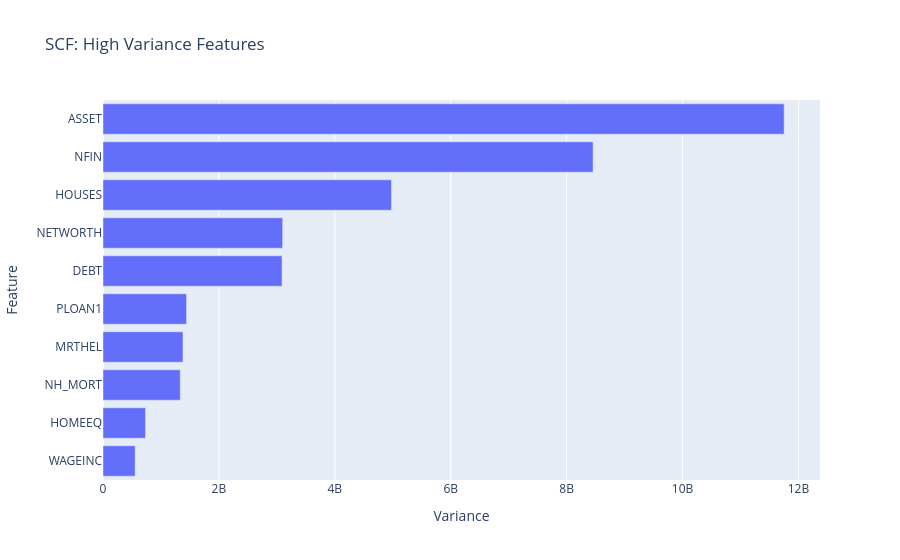

Notebook cell for this chart:
### Markdown cell above
**Task 6.3.6:** Use plotly express to create a horizontal bar chart of `top_ten_trim_var`. Be sure to label your x-axis `"Trimmed Variance"`, the y-axis `"Feature"`, and use the title `"SCF: High Variance Features"`.

- [What's a bar chart?](../%40textbook/07-visualization-pandas.ipynb#Bar-Charts)
- [Create a bar chart using plotly express.](../%40textbook/08-visualization-plotly.ipynb#Bar-Chart)

### Code cell
# Create horizontal bar chart of `top_ten_trim_var`
# Create horizontal bar chart of `top_ten_var`
fig = px.bar(
    x=top_ten_trim_var,
    y=top_ten_trim_var.index,
    title="SCF: High Variance Features"
)

fig.update_layout(xaxis_title="Variance", yaxis_title="Feature")
fig.show()

### Figure 1 — Plotly figure (JSON) as saved in the notebook; plotly's stock layout.template omitted (floating-point values rounded to 4 significant figures)
{"data": [{"alignmentgroup": "True", "hovertemplate": "x=%{x}<br>y=%{y}<extra></extra>", "legendgroup": "", "marker": {"color": "#636efa", "pattern": {"shape": ""}}, "name": "", "offsetgroup": "", "orientation": "h", "showlegend": false, "textposition": "auto", "type": "bar", "x": [555100000.0, 733800000.0, 1333000000.0, 1380000000.0, 1442000000.0, 3090000000.0, 3100000000.0, 4979000000.0, 8456000000.0, 11750000000.0], "xaxis": "x", "y": ["WAGEINC", "HOMEEQ", "NH_MORT", "MRTHEL", "PLOAN1", "DEBT", "NETWORTH", "HOUSES", "NFIN", "ASSET"], "yaxis": "y"}], "layout": {"barmode": "relative", "legend": {"tracegroupgap": 0}, "title": {"text": "SCF: High Variance Features"}, "xaxis": {"anchor": "y", "domain": [0, 1], "title": {"text": "Variance"}}, "yaxis": {"anchor": "x", "domain": [0, 1], "title": {"text": "Feature"}}}}
